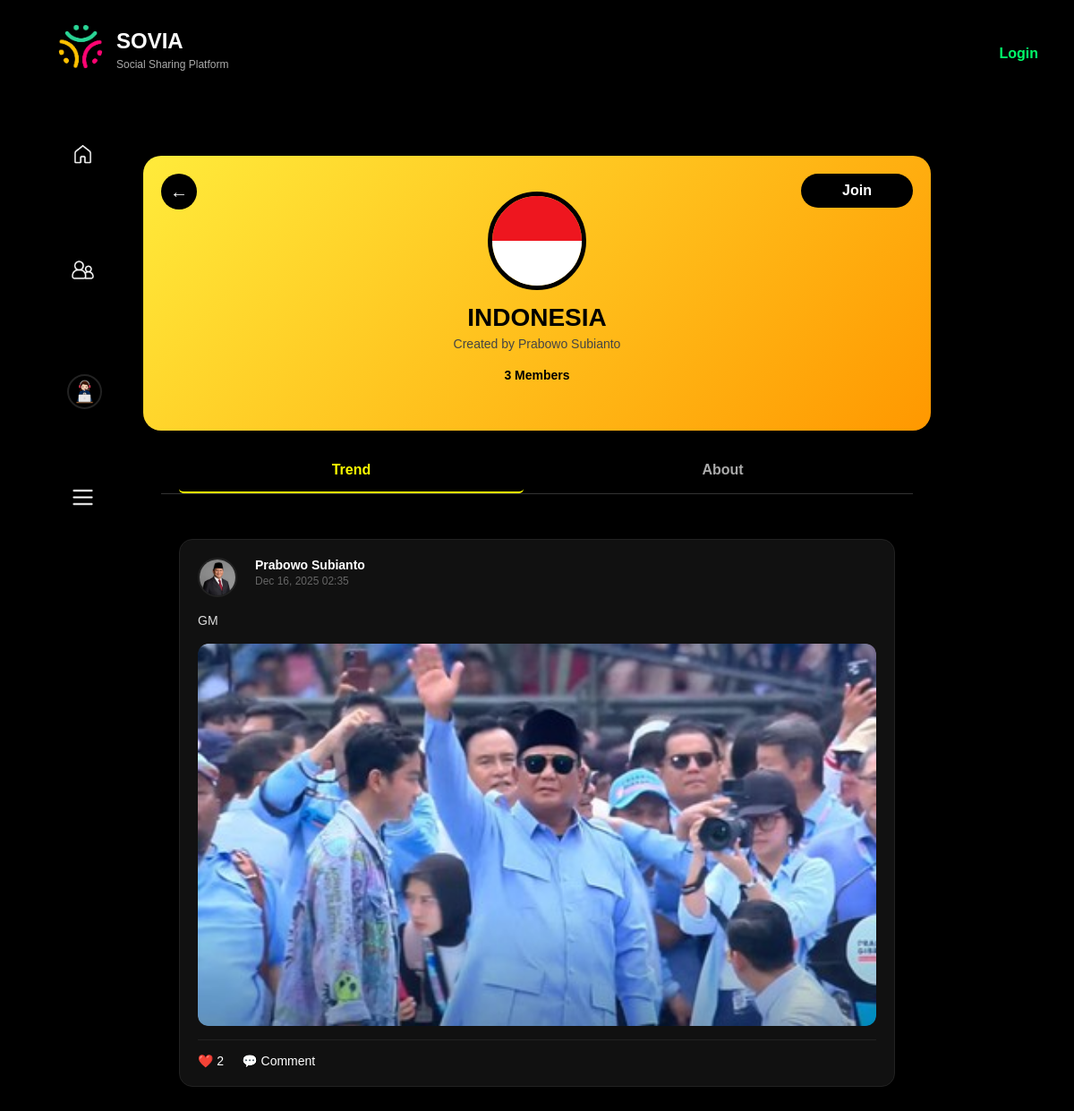
/users/tribe_detail.php?id=1, run on the app's committed database.
### tables this page shows
CREATE TABLE `tribes` (
  `id` int NOT NULL,
  `name` varchar(100) NOT NULL,
  `image` varchar(255) DEFAULT 'default_tribe.png',
  `created_by` int DEFAULT NULL,
  `created_at` timestamp NULL DEFAULT CURRENT_TIMESTAMP
);

CREATE TABLE `users` (
  `id` int NOT NULL,
  `username` varchar(50) NOT NULL,
  `password` varchar(255) NOT NULL,
  `role` varchar(20) DEFAULT 'user',
  `avatar` varchar(255) DEFAULT 'default.png'
);

CREATE TABLE `statuses` (
  `id` int NOT NULL,
  `user_id` int DEFAULT NULL,
  `tribe_id` int DEFAULT NULL,
  `content` text NOT NULL,
  `image` varchar(255) DEFAULT NULL,
  `likes` int DEFAULT '0',
  `created_at` timestamp NULL DEFAULT CURRENT_TIMESTAMP
);

### users/tribe_detail.php (the view, shortened to what this page needs)
<?php
require "../config/koneksi.php";
$logged_in = isset($_SESSION['user_id']);
$user_id = $logged_in ? $_SESSION['user_id'] : 0;
$tribe_id = $_GET['id'];
$tribe_query = mysqli_query($con, "SELECT t.*, u.username as creator_name FROM tribes t LEFT JOIN users u ON t.created_by = u.id WHERE t.id='$tribe_id'");
$tribe = mysqli_fetch_assoc($tribe_query);
$is_member = false;
$is_creator = false;
$is_admin = false;
$member_count_query = mysqli_query($con, "SELECT COUNT(*) as count FROM tribe_members WHERE tribe_id='$tribe_id'");
$member_count = mysqli_fetch_assoc($member_count_query)['count'];
$posts_query = mysqli_query($con, "
    SELECT s.id, s.user_id, s.content, s.image, s.likes, s.created_at, u.username, u.avatar
    FROM statuses s
    JOIN users u ON s.user_id = u.id
    WHERE s.tribe_id='$tribe_id'
    ORDER BY s.created_at DESC
");
$posts = [];
while ($post = mysqli_fetch_assoc($posts_query)) {
    $posts[] = $post;
}
?>
<!DOCTYPE html>
<html lang="en">
<head>
<link rel="stylesheet" href="../assets/style.css">
</head>
<body>
<header class="main-header" style="border-bottom:none;">
    <div class="login-header-home" style="margin-top:10px;margin-left:25px;">
        <img src="../uploads/logo.png" alt="Logo" class="login-logo">
        <div>
            <h2 class="app-name" style="margin-top:7px;">SOVIA <?php if ($is_admin): ?><span class="admin-badge">ADMIN</span><?php endif; ?></h2>
            <p class="app-subtitle" style="margin-top:5px;"><?php echo $is_admin ? 'Admin Panel' : 'Social Sharing Platform'; ?></p>
        </div>
    </div>
    <div style="margin-top:25px;">
        <?php if ($logged_in): ?>
            <a href="../auth/logout.php" class="logout-btn">Logout</a>
        <?php else: ?>
            <a href="../auth/login.php" class="login-btn">Login</a>
        <?php endif; ?>
    </div>
</header>
<div class="sidebar">
    <a href="<?php echo $is_admin ? '../admin/admin.php' : '../users/index.php'; ?>" title="Home"><img src="../uploads/home.png" class="sidebar-icon"></a>
    <a href="../users/tribes.php" title="Tribe"><img src="../uploads/tribe.png" class="sidebar-icon"></a>
    <a href="#" class="sidebar-icon" style="margin-left:-5px;">
        <?php if ($logged_in): ?>
            <?php
                $result = mysqli_query($con, "SELECT avatar FROM users WHERE id='$user_id'");
                $user = mysqli_fetch_assoc($result);
                $avatar = $user && $user['avatar'] ? htmlspecialchars($user['avatar']) : 'default.png';
            ?>
            <img src="../uploads/<?= $avatar ?>" class="sidebar-avatar" title="Profile">
        <?php else: ?>
            <img src="../uploads/default.png" class="sidebar-avatar" title="Guest">
        <?php endif; ?>
    </a>
    <a href="#" title="Menu" onclick="toggleSlideSidebar(); return false;"><img src="../uploads/menu.png" class="sidebar-icon"></a>
</div>
<div class="tribe-banner">
    <button class="back-btn" onclick="window.location.href='<?php echo $is_admin ? '../admin/admin.php' : '../users/tribes.php'; ?>'">←</button>
    <?php if (!$is_admin): ?>
        <?php if ($logged_in): ?>
            <?php if ($is_member): ?>
                <form method="POST" action="../actions/unjoin_tribe.php" style="position: absolute; top: 20px; right: 90px; <?php echo $is_creator ? '120px' : '20px'; ?>;">
                    <input type="hidden" name="tribe_id" value="<?php echo $tribe_id; ?>">
                    <button class="join-header-btn btn-joined" type="submit">Joined</button>
                </form>
            <?php else: ?>
                <form method="POST" action="../actions/join_tribe.php" style="position: absolute; top: 20px; right: 90px;">
                    <input type="hidden" name="tribe_id" value="<?php echo $tribe_id; ?>">
                    <button class="join-header-btn" type="submit">Join</button>
                </form>
            <?php endif; ?>
        <?php else: ?>
            <a href="../auth/login.php" class="join-header-btn" style="position: absolute; top: 20px; right: 20px; text-decoration: none; display: inline-block;">Join</a>
        <?php endif; ?>
    <?php endif; ?>
    <img src="../uploads/tribes/<?php echo htmlspecialchars($tribe['image']); ?>" alt="<?php echo htmlspecialchars($tribe['name']); ?>" class="tribe-avatar">
    <h1><?php echo htmlspecialchars($tribe['name']); ?></h1>
    <p class="tribe-handle">Created by <?php echo htmlspecialchars($tribe['creator_name'] ?? 'Unknown'); ?></p>
    <p class="tribe-stats"><?php echo $member_count; ?> Members</p>
</div>
<div class="tribe-tabs">
    <button class="tab active" onclick="switchTab(0)">Trend</button>
    <button class="tab" onclick="switchTab(1)">About</button>
</div>
<div class="tribe-content">
    <div class="tab-content active" id="tab-0">
        <?php if (count($posts) > 0): ?>
            <?php foreach ($posts as $row): ?>
            <div class="post-card">
<div class="post-header">
    <div class="post-header-left" style="display:flex">
        <img src="../uploads/<?php echo htmlspecialchars($row['avatar'] ?: 'default.png'); ?>" class="post-avatar">
        <div class="post-user-info">
            <span class="post-username"><?php echo htmlspecialchars($row['username']); ?></span>
            <span class="post-date"><?php echo date('M d, Y H:i', strtotime($row['created_at'])); ?></span>
        </div>
    </div>
</div>
                <div class="post-body">
                    <p class="post-text"><?php echo nl2br(htmlspecialchars($row['content'])); ?></p>
                    <?php if ($row['image']): ?>
                        <div class="post-image-wrapper">
                            <img src="../uploads/<?php echo htmlspecialchars($row['image']); ?>" class="post-image">
                        </div>
                    <?php endif; ?>
                </div>
                <div class="post-actions">
                    <a href="../actions/like_status.php?id=<?php echo $row['id']; ?>" class="action-btn">❤️ <?php echo $row['likes']; ?></a>
                    <span class="action-btn">💬 Comment</span>
                </div>
            </div>
            <?php endforeach; ?>
        <?php endif; ?>
    </div>
</div>
</body>
</html>

### assets/style.css (style rules this page uses)
body { font-family: -apple-system, Arial, sans-serif; margin: 0; padding: 0; background: #1a1a1a; color: #fff; }
header { display: flex; justify-content: space-between; align-items: center; padding: 10px 15px; background: #2c2c2c; position: fixed; top: 0; width: 100%; box-sizing: border-box; }
.action-btn { color: #1da1f2; cursor: pointer; text-decoration: none; }
button { width: 100%; padding: 10px; background: #1da1f2; color: white; border: none; border-radius: 5px; cursor: pointer; }
body { background-color: #000; color: #fff; font-family: "Inter", Arial, sans-serif; margin: 0; padding: 0; }
.main-header { display: flex; justify-content: space-between; align-items: center; padding: 15px 25px; background-color: #000; border-bottom: 1px solid #222; position: sticky; top: 0; z-index: 10; }
.login-btn, .logout-btn { color: #00ff6a; text-decoration: none; font-weight: bold; }
.post-card { background: #111; border: 1px solid #222; border-radius: 16px; padding: 15px 20px; margin-bottom: 20px; transition: border 0.3s; }
.post-header { display: flex; align-items: center; justify-content: space-between; }
.post-avatar { width: 35px; height: 35px; border-radius: 50%; object-fit: cover; border: 2px solid #222; }
.post-user-info { flex: 1; margin-left: 10px; }
.post-username { display: block; font-weight: bold; font-size: 16px; }
.post-date { color: #888; font-size: 13px; }
.post-body { margin-top: 10px; }
.post-text { color: #ddd; font-size: 15px; line-height: 1.5; }
.post-image-wrapper { margin-top: 10px; overflow: hidden; border-radius: 12px; }
.post-image { width: 100%; border-radius: 12px; display: block; }
.post-actions { display: flex; gap: 20px; margin-top: 12px; font-size: 15px; }
.action-btn { color: #aaa; cursor: pointer; text-decoration: none; }
.login-logo { width: 45px; height: 45px; border-radius: 50%; }
.app-name { font-size: 1.5rem; font-weight: 700; margin: 0; }
.app-subtitle { font-size: 0.85rem; color: #888; margin-top: -4px; }
.login-header-home { display: flex; align-items: center; gap: 12px; }

### data on the page
tribes: image (picture), name "INDONESIA", created_by.username "Prabowo Subianto"
statuses: user.avatar (picture), user.username "Prabowo Subianto", created_at "Dec 16, 2025 02:35", content "GM", image (picture), likes "2"

### other printed values
$member_count "3"
